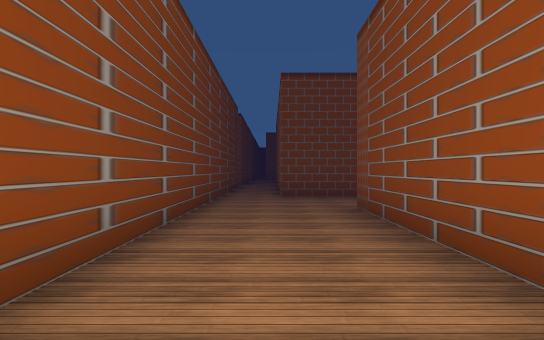
[1] (above)

24 first-person views from a walk through a Unity game level. The camera is 1.3 m above the floor, looks level and sees 70° across. The floor is counted in squares, 2 m on a side. Each view is taken from the middle of a square. On the plan, view 1 faces up. The plan holds only what a view shows up to about 11 squares ahead; the rest is blank. The place goes on beyond the plan. The player character is not drawn. Door leaves are left out, so doorways stand open. Some surface patterns are stand-ins.

[2]
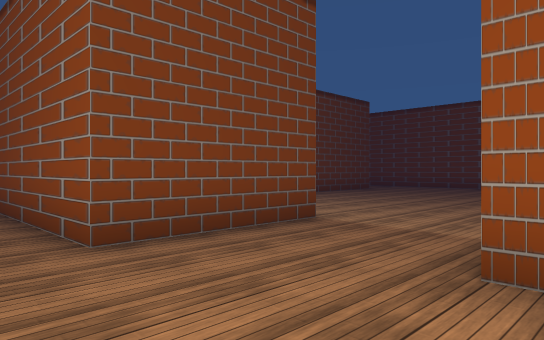

[3]
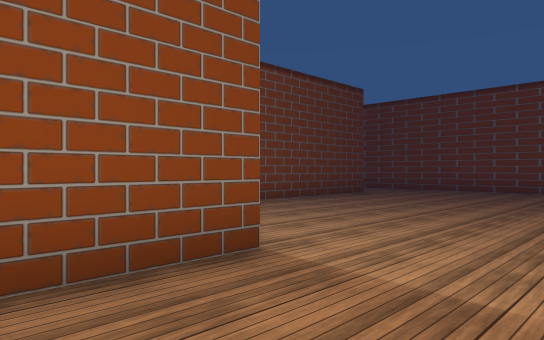

[4]
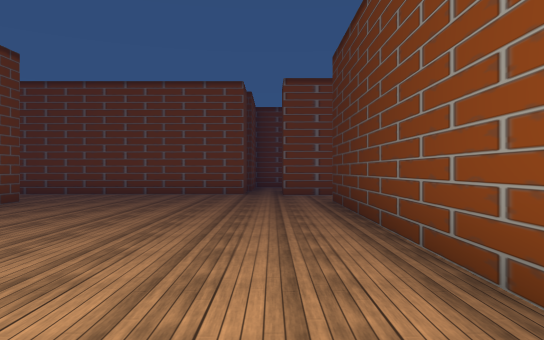

[5]
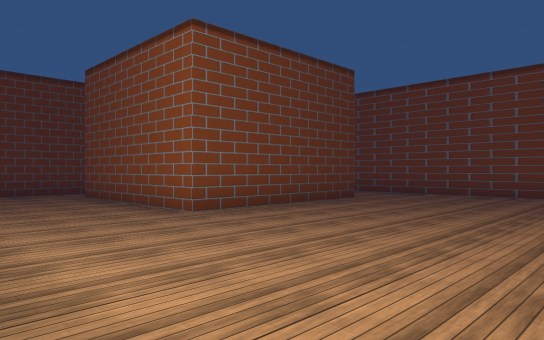

[6]
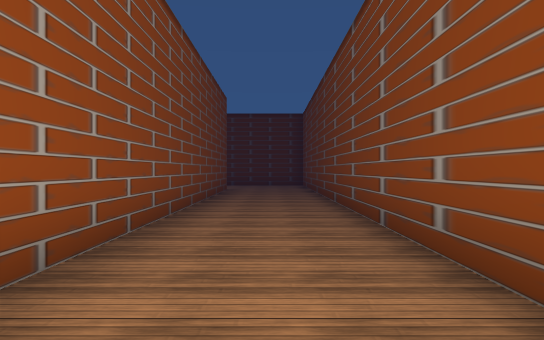

[7]
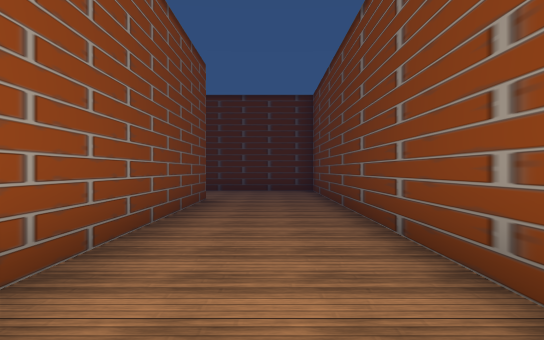

[8]
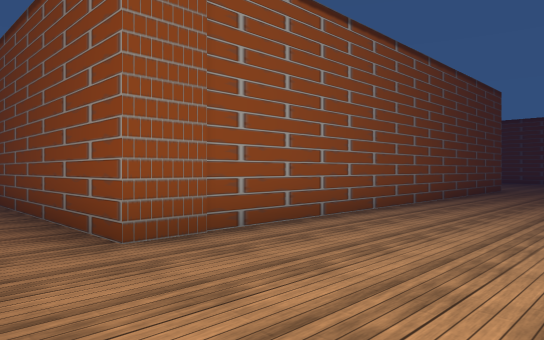

[9]
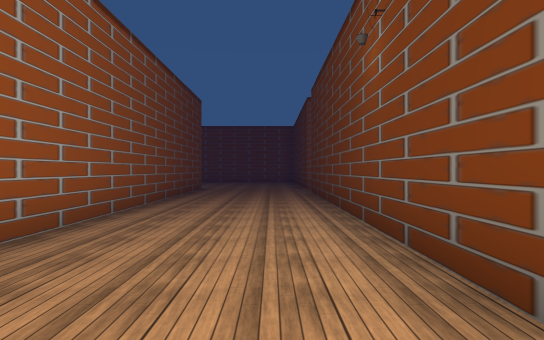

[10]
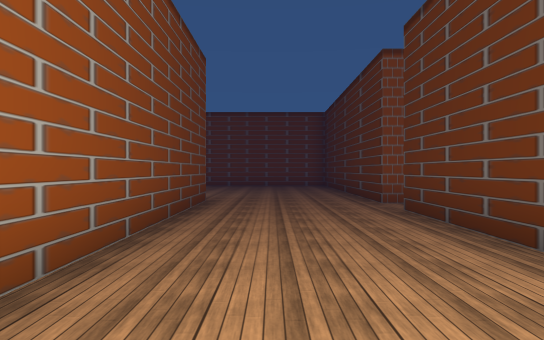

[11]
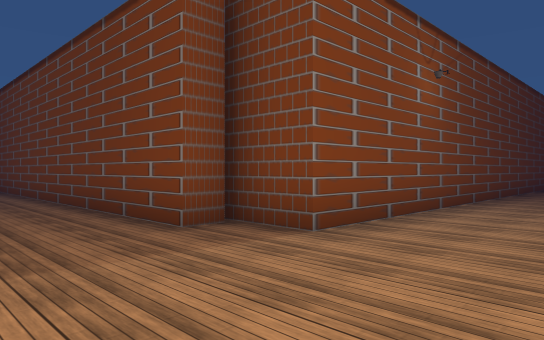

[12]
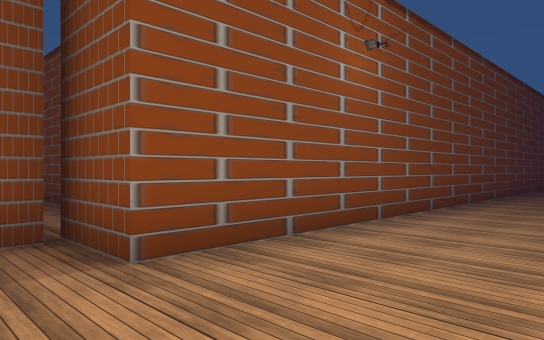

[13]
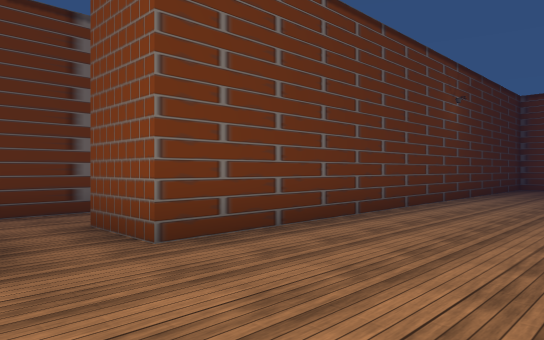

[14]
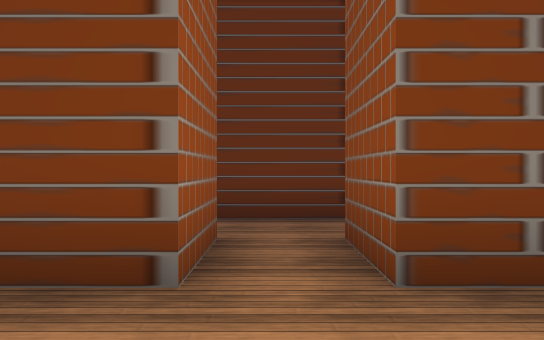

[15]
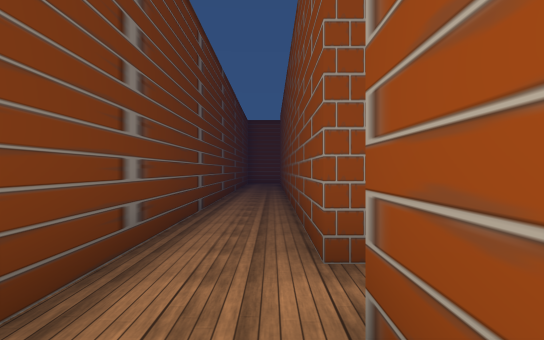

[16]
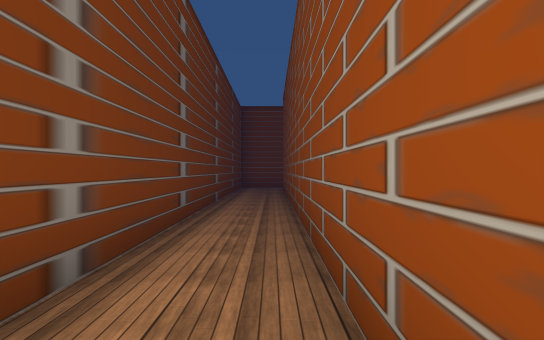

[17]
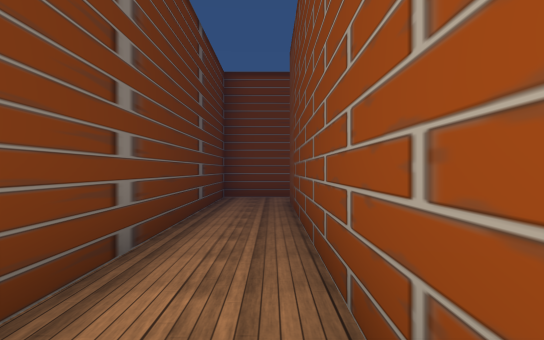

[18]
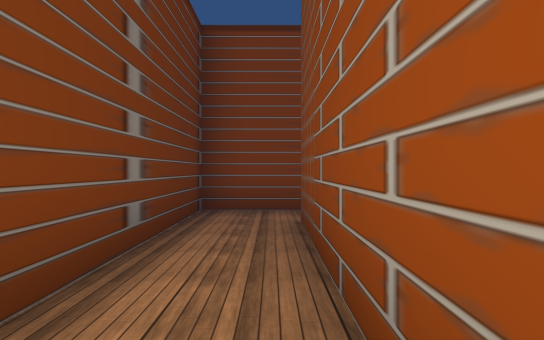

[19]
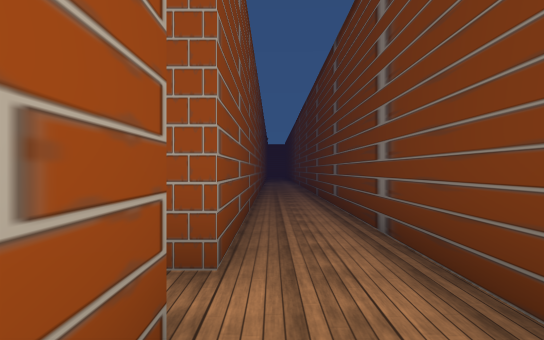

[20]
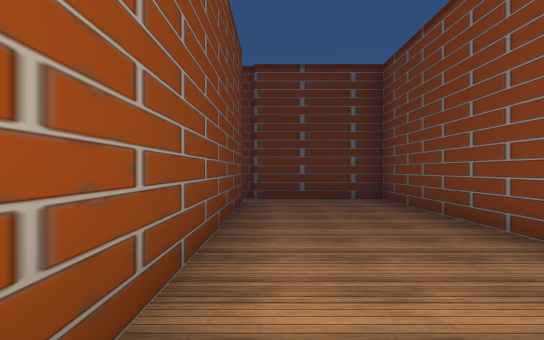

[21]
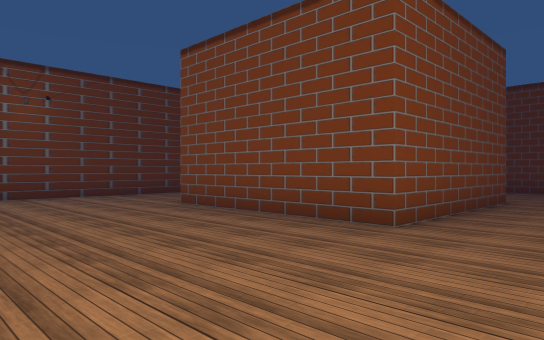

[22]
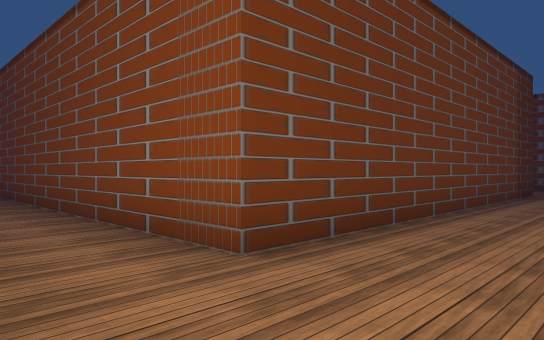

[23]
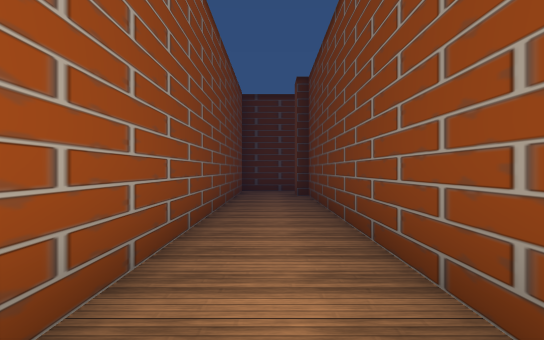

[24]
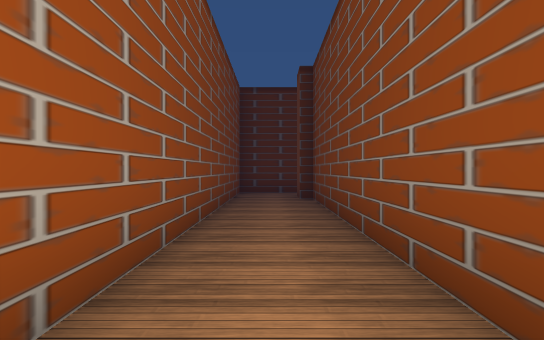

### Floor plan
Points are (right, up) in squares from view 1. A wall is a line through its corners. A room is listed if a view was taken in it or the views show most of it. See-through windows are left out.
Room 1 (views 1, 2, 3, 4, 5, 6, 7, 8, 9, 10, 11, 12, 13, 14, 15, 16, 17, 18, 19, 20, 21, 22, 23, 24)
walls: (3.2, 9.4) (0.2, 9.4) (0.2, 13); (-1.3, 11) (-1.3, -8.9); (0.5, -10.1) (11.3, -10.1) (11.3, -11.6) (-2.9, -11.6); (11.3, -3.9) (11.3, -4.8); (12.9, 6.4) (12.9, 7.8); (12.9, -4.6) (12.9, 4.8); (-4.3, -11.5) (-4.3, -13.1) (17.5, -13.1); (13.2, -6) (13.2, -6.6) (1.5, -6.6) (1.5, 6.7) (11.1, 6.7) (11.1, -3.8); (3.2, 14.9) (3.2, 10.6); (13.3, 8.8) (13.3, 14.8); (14.4, 7.5) (14.4, -5.8) (12.9, -5.8); (17.5, 7.9) (17.5, 8.6) (14.2, 8.6); (10.9, 17.5) (10.9, 13.1) (6.4, 13.1) (6.4, 17.5); (17.4, -11.6) (12.5, -11.6) (12.5, -10.1) (16, -10.1)
ways out: opening at (12, -5)

Where each view was taken, in squares from view 1:
view 1: 0 up, 0 right, facing up
view 2: 6 up, 1 left, facing up-right
view 3: 7 up, 1 right, facing up-right
view 4: 8 up, 3 right, facing right
view 5: 8 up, 3 right, facing up-right
view 6: 6 up, 0 right, facing down
view 7: 2 up, 0 right, facing down
view 8: 10 down, 0 right, facing up-right
view 9: 9 down, 0 right, facing right
view 10: 8 down, 5 right, facing right
view 11: 9 down, 17 right, facing up-left
view 12: 7 down, 17 right, facing up-left
view 13: 7 down, 13 right, facing down-left
view 14: 8 down, 12 right, facing down
view 15: 12 down, 14 right, facing left
view 16: 12 down, 10 right, facing left
view 17: 12 down, 5 right, facing left
view 18: 12 down, 2 right, facing left
view 19: 12 down, 10 right, facing right
view 20: 0 up, 15 right, facing up
view 21: 9 up, 13 right, facing up-left
view 22: 9 up, 13 right, facing down-left
view 23: 6 up, 12 right, facing down
view 24: 5 up, 12 right, facing down
